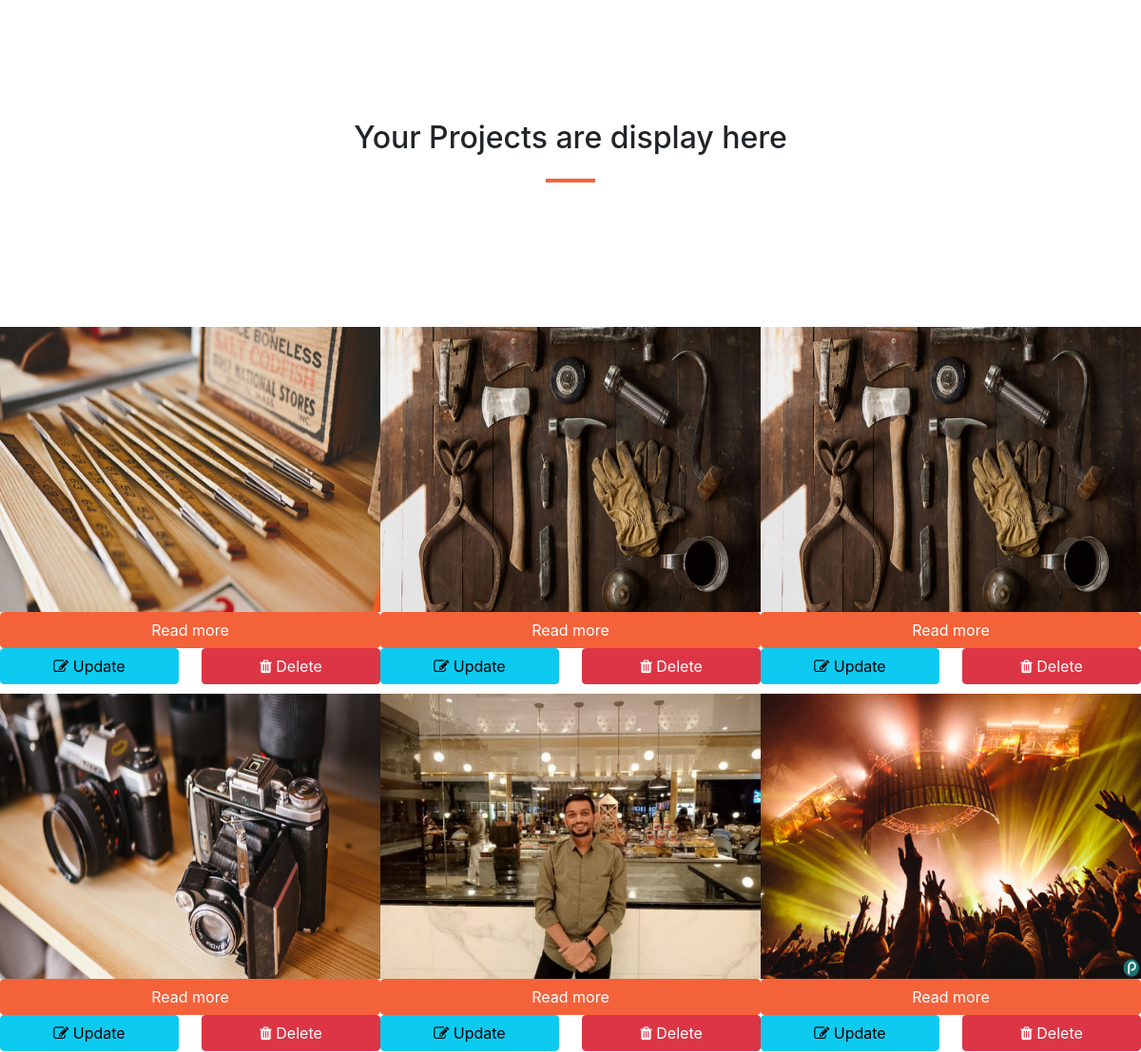
The app's page / (middle part), older data.
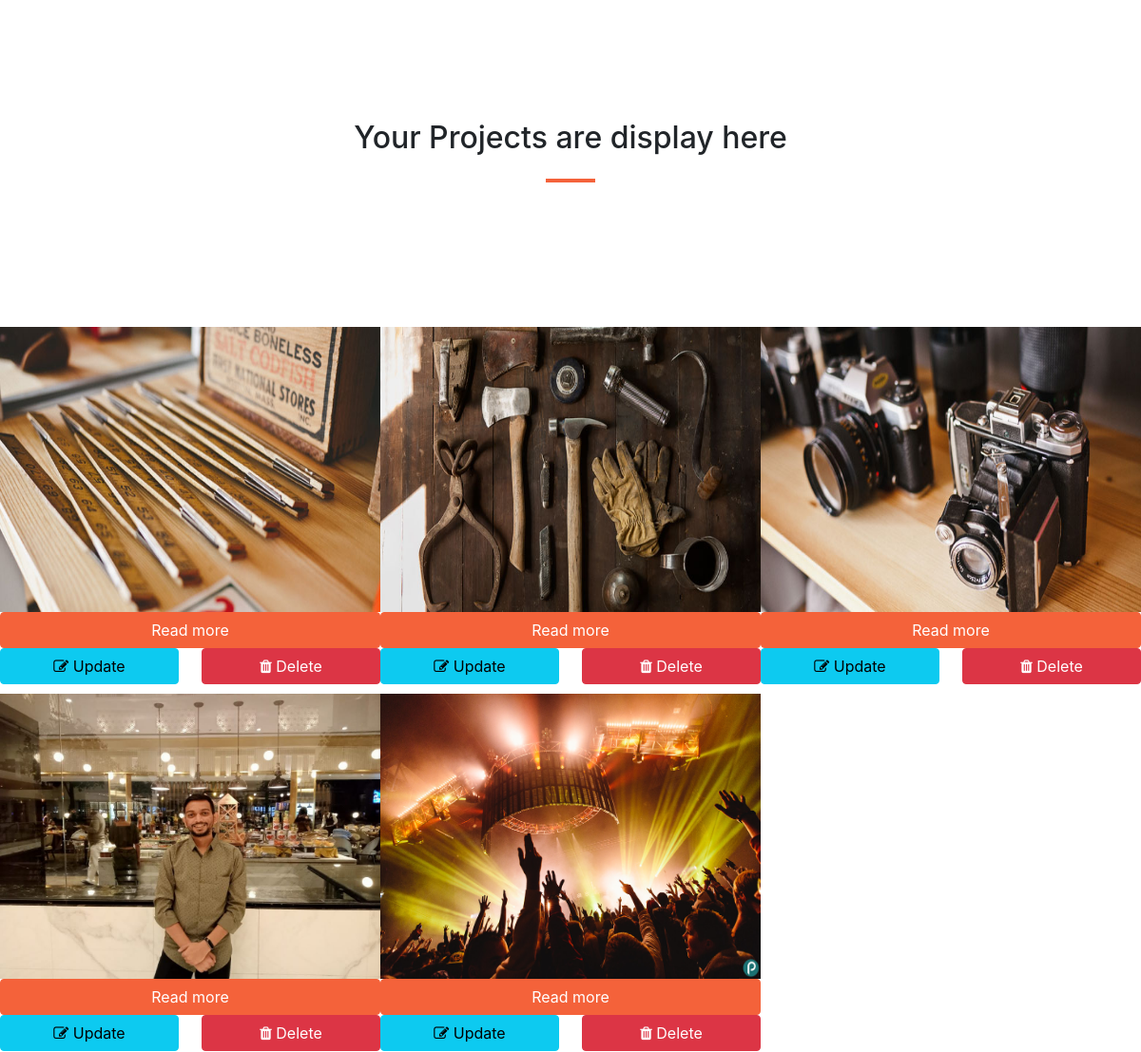
The same page, newer data.
### myapp/models.py (models this page shows, shortened)
class Project(models.Model):
    title = models.CharField(max_length=100)
    image = models.FileField(upload_to='images/',null=True,blank=True)
    des = models.TextField()
    tech = models.TextField()
    created = models.DateTimeField(auto_now_add=True)

### myapp/views.py (the view)
# urls.py: path('',views.index, name='index'),
def index(request):
    projects = Project.objects.all()[::-1]
    return render(request,'index.html',{'projects':projects})

### myapp/templates/index.html (shortened to what this page needs)
{% load static %}
<!DOCTYPE html>
<html lang="en">
    <head>
        <link href="https://cdn.jsdelivr.net/npm/bootstrap-icons@1.5.0/font/bootstrap-icons.css" rel="stylesheet" />
        <link href="https://cdnjs.cloudflare.com/ajax/libs/SimpleLightbox/2.1.0/simpleLightbox.min.css" rel="stylesheet" />
        <link rel="stylesheet" href="https://cdnjs.cloudflare.com/ajax/libs/font-awesome/4.7.0/css/font-awesome.min.css">
        <link href="{% static 'css/styles.css' %}" rel="stylesheet" />
    </head>
    <body id="page-top">
        <section class="page-section" id="portfolio">
            <div class="container px-4 px-lg-5">
                <h2 class="text-center mt-0">Your Projects are display here</h2>
                <hr class="divider" />
            </div>
        </section>
        <div id="portfolio">
            <div class="container-fluid p-0">
                <div class="row g-0">
                    {% for one in projects %}
                    <div class="col-lg-4 col-sm-6" style="margin-bottom: 10px;">
                        <a class="portfolio-box" href="{{one.image.url}}" title="{{one.title}}">
                            <img class="img-fluid" src="{{one.image.url}}" alt="..."  style="height: 300px; width:650px; "/>
                        </a>
                        <div style="align-items: center; text-align: center;">
                            <a href="{% url 'read-project' one.id %}"><button class="btn btn-primary" style="width: 100%;">Read more</button></a>
                            <div class="row">
                                <div class="col-6">
                                    <a href="{% url 'update-project' one.id %}"><button class="btn btn-info" style="width: 100%;"><i class="fa fa-edit"></i> Update</button></a>
                                </div>
                                <div class="col-6">
                                    <a href="{% url 'delete-project' one.id %}"><button class="btn btn-danger" style="width: 100%;"><i class="fa fa-trash"></i> Delete</button></a>
                                </div>
                            </div>
                        </div>
                    </div>
                    {% endfor %}
                </div>
            </div>
        </div>
    </body>
</html>

Row changes from the older to the newer data that the page shows:
removed Project: image (picture)
